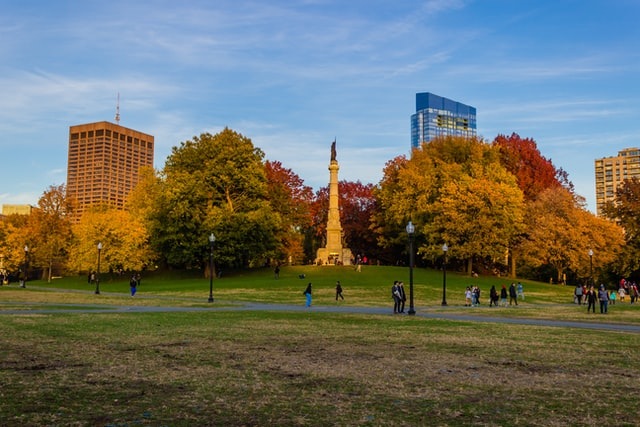
#> input picture resources/photos/park.jpg, 640 x 427 px
$ python 18_mascara.py
#> lines starting #> are read from the running program, lines starting #| are printed output that depends on the picture; after the words box and inside, x2 and y2 are one past the last pixel; in counts of white or black regions, pixels touching at a corner belong together
"""Máscaras: mostrar só o que importa (código da aula, para os alunos digitarem).

Pode ser executado de qualquer pasta: os caminhos partem da raiz do repositório.
"""
import os
from pathlib import Path

os.chdir(Path(__file__).resolve().parents[1])

import cv2 as cv
import numpy as np

img = cv.imread("resources/photos/park.jpg")      # matriz (altura, largura, 3) em BGR
#> img is the input picture: shape (427, 640, 3); mean B, G, R 98.3, 110, 108.2
gray = cv.cvtColor(img, cv.COLOR_BGR2GRAY)         # matriz (altura, largura)
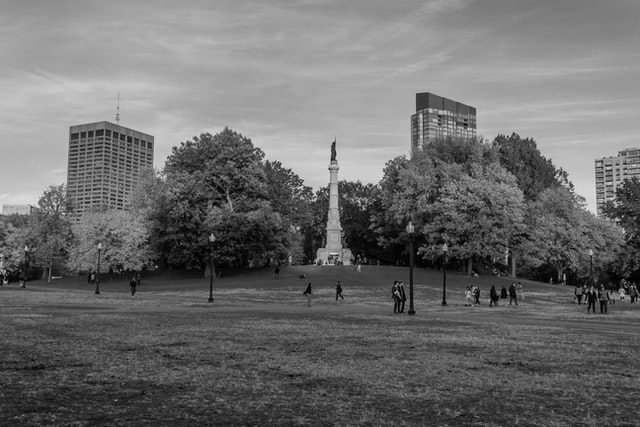
#> gray: shape (427, 640); min 0, max 239, mean 108.1
mask = np.zeros(img.shape[:2], dtype="uint8")        # só 2 dimensões!
cv.circle(mask, (320, 200), 120, 255, -1)            # círculo branco no centro
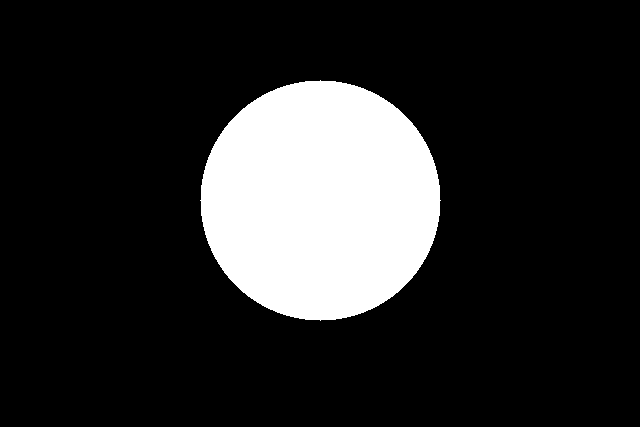
#> mask: shape (427, 640); 16.5% white; 1 white region, box (x1, y1, x2, y2) and area: (200, 80, 441, 321) 45225
only = cv.bitwise_and(img, img, mask=mask)           # mantém o círculo
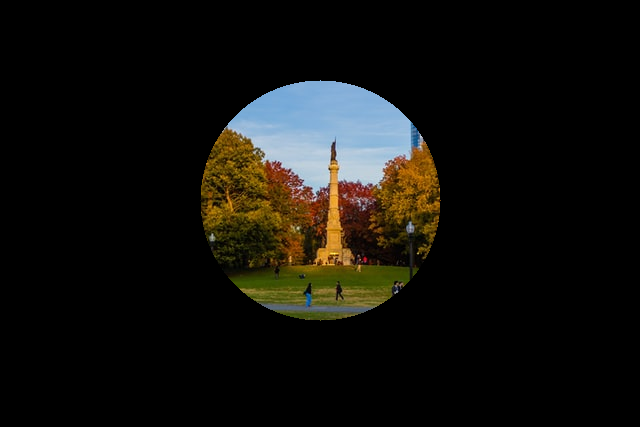
#> only: shape (427, 640, 3); mean B, G, R 13, 16.8, 17.8
hidden = cv.bitwise_and(img, img, mask=cv.bitwise_not(mask))   # esconde o círculo
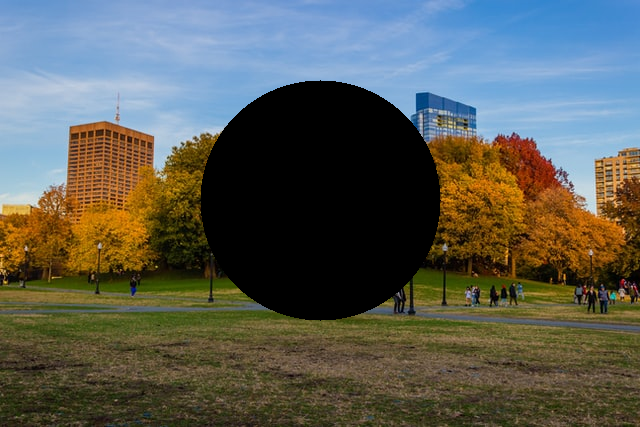
#> hidden: shape (427, 640, 3); mean B, G, R 85.4, 93.2, 90.4
cv.imshow("mascara", mask)
cv.imshow("so o circulo", only)
cv.imshow("circulo escondido", hidden)

cv.waitKey(0)
cv.destroyAllWindows()

$ run again, with resources/photos/cats.jpg copied over resources/photos/park.jpg
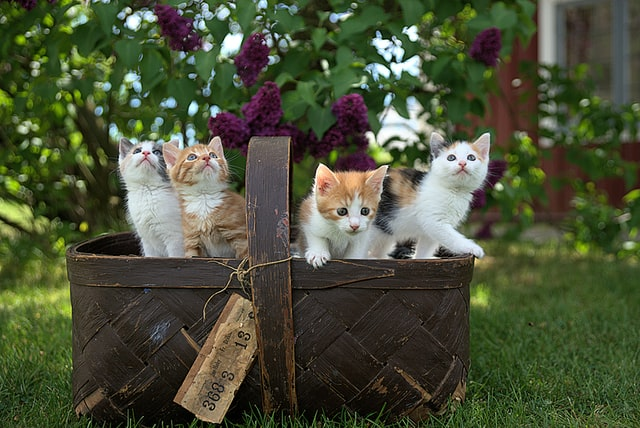
#> input picture resources/photos/cats.jpg, 640 x 428 px
#> img is the input picture: shape (428, 640, 3); mean B, G, R 55.7, 80.9, 74.5
#> mask: shape (428, 640); 16.5% white; 1 white region, box (x1, y1, x2, y2) and area: (200, 80, 441, 321) 45225
#> `only = cv.bitwise_and(img, img, mask=mask)`:
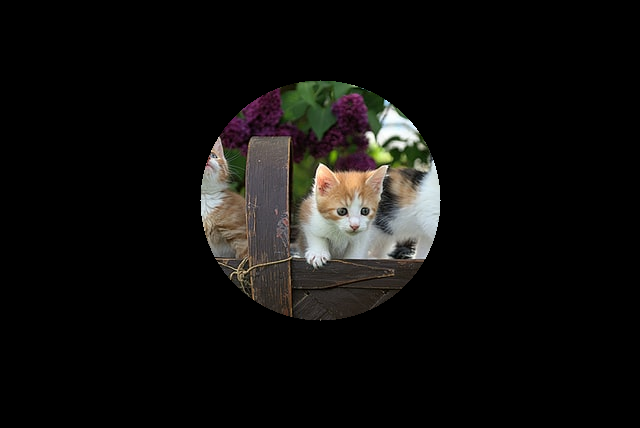
#> only: shape (428, 640, 3); mean B, G, R 13.9, 15.4, 16.4
#> `hidden = cv.bitwise_and(img, img, mask=cv.bitwise_not(mask))`:
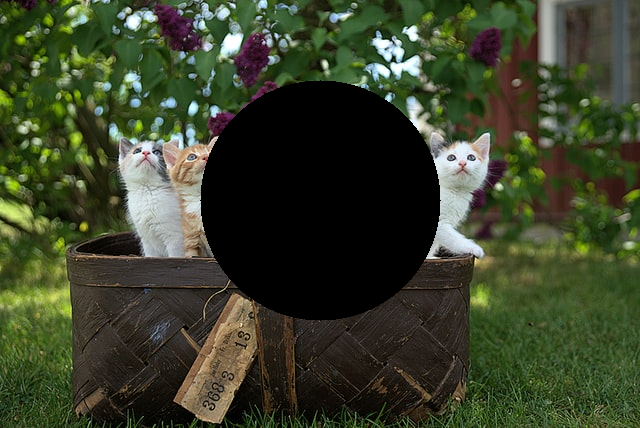
#> hidden: shape (428, 640, 3); mean B, G, R 41.9, 65.5, 58.1
